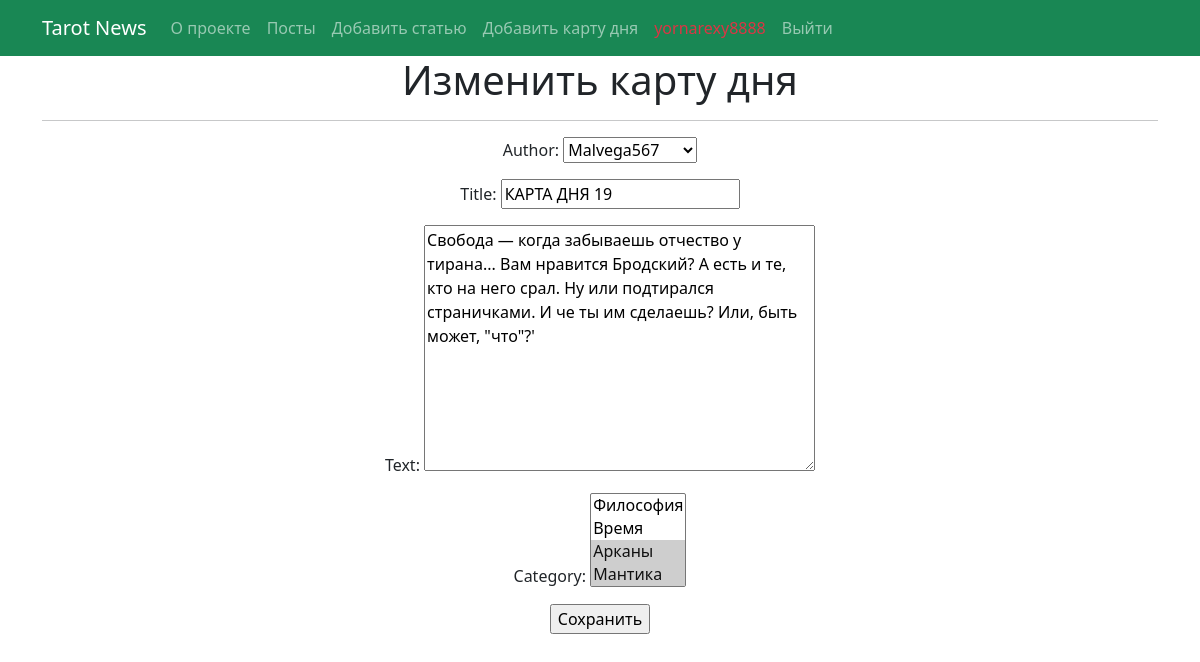
The app's page /post/cart/25/update/ (signed in) with its own data.
### portal/models.py (models this page shows, shortened)
class Post(models.Model):
    article = 'AR'
    cart_of_the_day = 'CD'  # аналог новости
    TYPE_CHOICES = ((article, 'статья'), (cart_of_the_day, 'карта дня'))
    author = models.ForeignKey(Author, on_delete=models.CASCADE)
    post_type = models.CharField(max_length=2, choices=TYPE_CHOICES, default=cart_of_the_day)
    time_publication = models.DateTimeField(auto_now_add=True)
    category = models.ManyToManyField(Category, through='PostCategory')
    title = models.CharField(max_length=67)
    text = models.TextField()
    rating = models.IntegerField(default=0)

### portal/views.py (the view)
# urls.py: path('cart/<int:pk>/update/', PostUpdate.as_view(), name='cart_update'),
class PostUpdate(LoginRequiredMixin, UpdateView):
    form_class = PostForm
    model = Post
    template_name = 'portal/post_edit.html'
    def get_context_data(self, **kwargs):
        context = super().get_context_data(**kwargs)
        context['title_message'] = 'Изменить карту дня' if 'cart' in self.request.path else 'Изменить статью'
        return context

### portal/forms.py (shortened to what this page needs)
class PostForm(forms.ModelForm):
   class Meta:
       model = Post
       fields = [
           'author',
           'title',
           'text',
           'category'
       ]

### portal/models.py (called while the page is built)
    def __str__(self):
        return self.user.username

    def __str__(self):   return self.name

### templates/portal/post_edit.html (shortened to what this page needs)
{% extends 'flatpages/default.html' %}
{% block content %}
<h1> {{ title_message}}</h1>
<hr>
<form action="" method="post">
    {{ form.as_p }}
    <input type="submit" value="Сохранить" />
</form>
{% endblock content %}

### records on screen
Post: author "Malvega567", title "КАРТА ДНЯ 19", text "Свобода — когда забываешь отчество у тирана... Вам нравится Бродский? А есть и те, кто на него срал. Ну или подтирался страничками. И че ты им сделаешь? Или, быть может, \"что\"?'"

### other values on screen
{{ title_message }} "Изменить карту дня"
